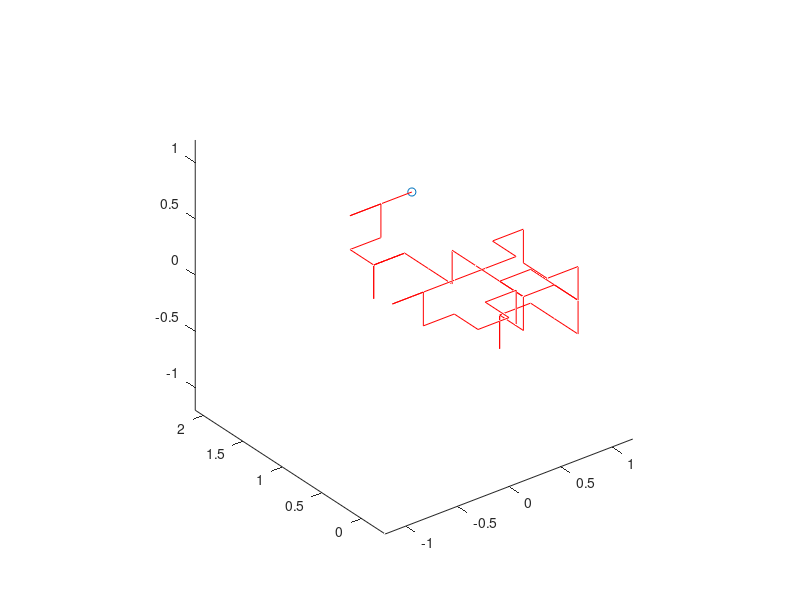

The MATLAB source for this figure:
clear all ;close all;clc
%---------------------------------
%-------Random Walk---------------
%---------------------------------


delt_s= 0.3;
x=0;
y=0;
n=50;
pose=[];
al=(rand(n,1));
g = [0;0;0];



 for i=1:n
              if al(i)<=0.166
                  al(i) = 1;
              else if al(i) <=0.3333
                      al(i) = 2;
                  else if al(i) <=0.5
                          al(i) = 3;
                      else if al(i) < 0.6667
                              al(i) = 4;
                          else if al(i) < 0.8333
                                  al(i) = 5;
                              else
                                  al(i) = 6;
                              end
                          end
                      end
                  end
              end
          
              switch al(i)
                  case 1
                     g = g + [delt_s;0;0];
                  case 2
                      g = g + [-delt_s;0;0];
                  case 3
                      g = g + [0;delt_s;0];
                  case 4
                      g = g + [0;-delt_s;0];
                  case 5
                      g = g + [0;0;-delt_s];
                  case 6
                      g = g + [0;0;delt_s];
              end
               pose=[pose,g];
    
    plot3(g(1),g(2),g(3),'o');
    hold on
    plot3(pose(1,:),pose(2,:),pose(3,:),'r');
    hold off
    axis equal
    drawnow
 end